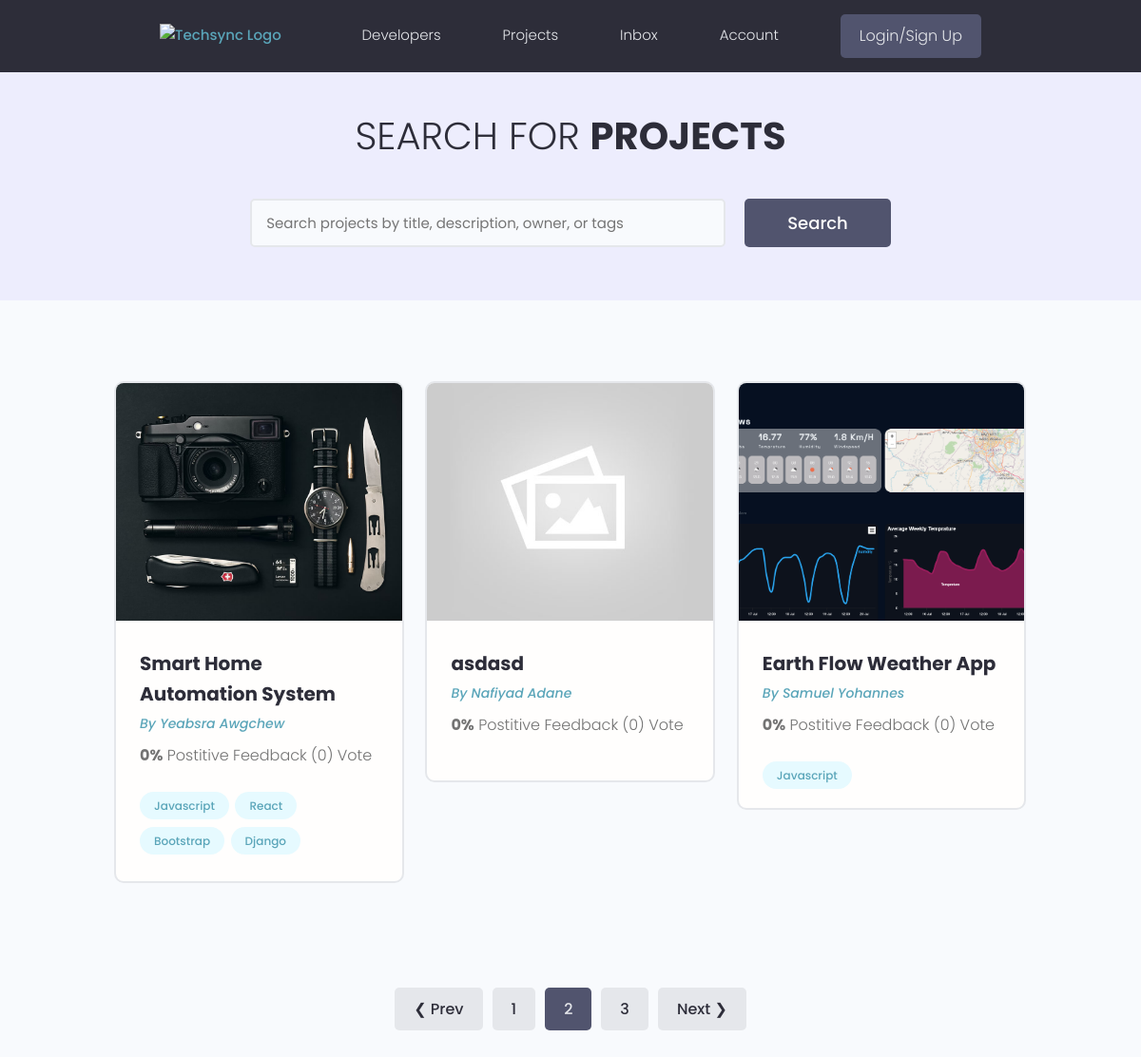
Page /projects/?page=2 on the earlier database version.
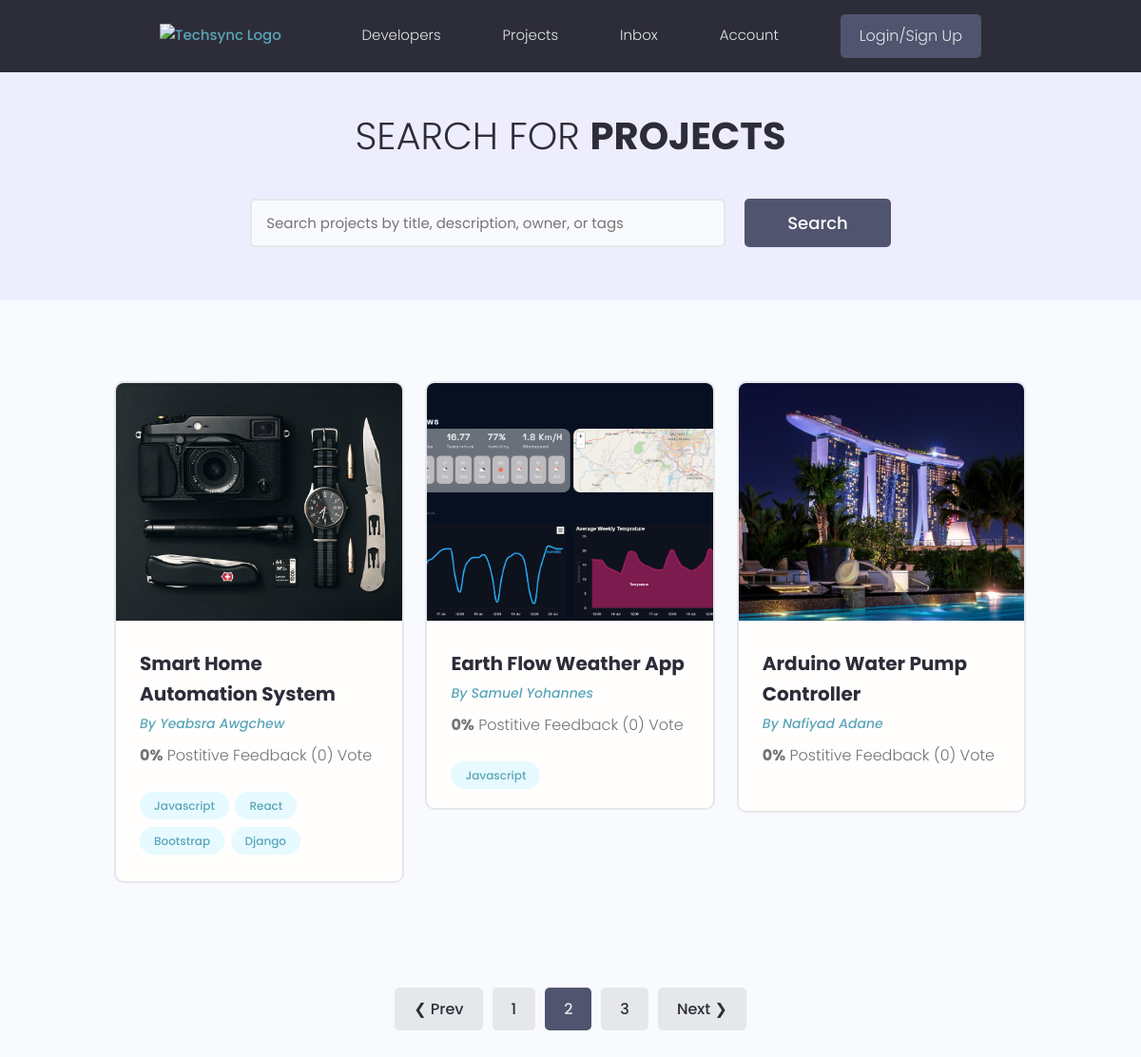
Same page on the later database version.
### projects/models.py (models this page shows, shortened)
class Project(models.Model):
    id = models.UUIDField(default=uuid.uuid4, primary_key=True, unique=True, editable=False)
    owner = models.ForeignKey(Profile, on_delete=models.SET_NULL, null=True)
    title = models.CharField(max_length=100)
    description = models.TextField(null=True, blank=True)
    image = models.ImageField(null=True, blank=True, default='default.jpg', upload_to= 'project_image')
    demo_link = models.URLField(null=True, blank=True)
    source_link = models.URLField(null=True, blank=True)
    created_at = models.DateTimeField(auto_now_add=True)
    tags = models.ManyToManyField('Tag', blank=True)
    vote_count = models.IntegerField(default=0, null=True, blank=True)
    vote_ratio = models.IntegerField(default=0, null=True, blank=True)
    class Meta:
        ordering = ['-created_at']

class Tag(models.Model):
    id = models.UUIDField(default=uuid.uuid4, primary_key=True, unique=True, editable=False, )
    name = models.CharField(max_length=300)
    created_at = models.DateTimeField(auto_now_add=True)

### users/models.py (models this page shows, shortened)
class Profile(models.Model):
    id = models.UUIDField(default=uuid.uuid4, primary_key=True, unique=True, editable=False, )
    user = models.OneToOneField(User, on_delete=models.CASCADE,null=True,blank=True)
    name = models.CharField(max_length=200, blank=True,null=True)
    username = models.CharField(max_length=200, blank=True,null=True,unique=True)
    headline = models.CharField(max_length=200, blank=True,null=True)
    about = models.TextField(blank=True, null=True)
    location = models.CharField(max_length=200, blank=True,null=True)
    profile_image = models.ImageField(null=True, blank=True,upload_to='profiles', default='default_profile.png')
    github_link = models.CharField(max_length=200, blank=True,null=True)
    twitter_link = models.CharField(max_length=200, blank=True,null=True)
    linkedin_link = models.CharField(max_length=200, blank=True,null=True)
    personal_link = models.CharField(max_length=200, blank=True,null=True)
    created_at = models.DateTimeField(auto_now_add=True)

### projects/views.py (the view)
# urls.py: path('', views.projects, name='projects'),
def projects(request):
    search_query = request.GET.get('search_query', '')
    projects = get_project_search_results(search_query)
    custom_range, projects = paginateProjects(request, projects,3 )
    context = {
        'projects': projects,
        'search_query': search_query,
        'custom_range':custom_range,
    }
    return render(request,'projects/projects.html',context)

### projects/utils.py (called while the page is built)
def paginateProjects(request, projects, results):
    page = request.GET.get('page')
    paginator = Paginator(projects, results)
    try:
        projects = paginator.page(page)
    except PageNotAnInteger:
        page = 1
        projects = paginator.page(page)
    except EmptyPage:
        page = paginator.num_pages
        projects = paginator.page(page)
    leftIndex = (int(page) - 4)
    if leftIndex < 1:
        leftIndex = 1
    rightIndex = (int(page) + 5)
    if rightIndex > paginator.num_pages:
        rightIndex = paginator.num_pages + 1
    custom_range = range(leftIndex, rightIndex)
    return custom_range, projects

def get_project_search_results(search_query):
    if search_query:
        projects = Project.objects.distinct().filter(
            Q(title__icontains=search_query) |
            Q(description__icontains=search_query) |
            Q(owner__name__icontains=search_query) |
            Q(tags__name__icontains=search_query)
        )
    else:
        projects = Project.objects.all()
    return projects

### templates/projects/projects.html (shortened to what this page needs)
{% extends "main/main.html" %}
{% block content %}
  <main class="projects">
    <section class="hero-section text-center">
      <div class="container container--narrow">
        <div class="hero-section__box">
          <h2>Search for <span>Projects</span></h2>
        </div>
        <div class="hero-section__search">
          <form id='searchForm' class="form" action="{% url 'projects'%}" method="get">
            <div class="form__field">
              <input class="input input--text" id="formInput#search" type="text" name="search_query"
              placeholder="Search projects by title, description, owner, or tags" value="{{ search_query }}" />
            </div>
            <input class="btn btn--sub btn--lg" type="submit" value="Search" />
          </form>
        </div>
      </div>
    </section>
    <section class="projectsList">
      <div class="container">
        <div class="grid grid--three">
          {% for project in projects %}
            <div class="column">
              <div class="card project">
                <a href="{% url 'project_detail' project.pk %}" class="project">
                  <img class="project__thumbnail" src="{{project.image.url}}" alt="project thumbnail" />
                  <div class="card__body">
                    <h3 class="project__title">{{ project.title }}</h3>
                    {% if project.owner %}
                      <p><a class="project__author" href="{% url 'user-profile' project.owner.pk %}">By {{project.owner.name}}</a></p>
                    {% else %}
                      <p class="project__author">By Anonymous</p>
                    {% endif %}
                    <p class="project--rating">
                      <span style="font-weight: bold;">{{ project.vote_ratio }}%</span> Postitive
                      Feedback ({{ project.vote_count }}) Vote
                    </p>
                    <div class="project__tags">
                      {% for tag in project.tags.all %}
                        <span class="tag tag--pill tag--main">
                          <small>{{ tag.name }}</small>
                        </span>
                      {% endfor %}
                    </div>
                  </div>
                </div>
              </div>
          {% endfor %}
        </div>
      </div>
    </section>
    {% include 'main/pagination.html' with queryset=projects custom_range=custom_range %}
{% endblock %}

Differences in the rows shown:
removed Project: image (placeholder picture), title "asdasd", owner.name "Nafiyad Adane", vote_ratio "0", vote_count "0"
now on this page (row unchanged): Project: image (picture), title "Arduino Water Pump Controller", owner.name "Nafiyad Adane", vote_ratio "0", vote_count "0"
